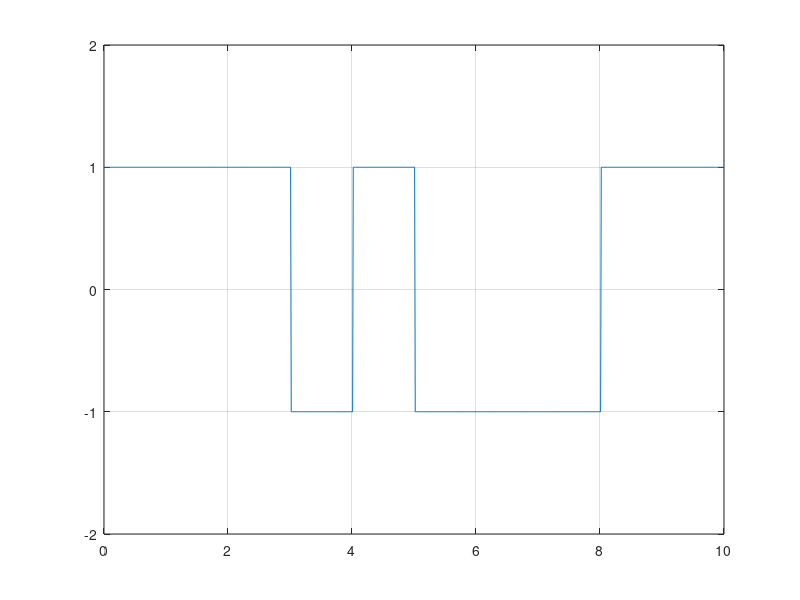

Source code (MATLAB):
clear;
N=10;
n=randi([0 1],1,N);
xlabel=('time');
ylabel=('voltage');

for m=1:N
 if n(m)==0
        nn(m)=1;
    else 
        nn(m)=-1;
    end
end
i=1;
t=0:0.01:length(n);
for j=1:length(t)
    if t(j)<=i
        y(j)=nn(i);
    else 
        y(j)=nn(i);
        i=i+1;
    end
end
plot(t,y);
grid on;
axis([0 N -2 2]);
